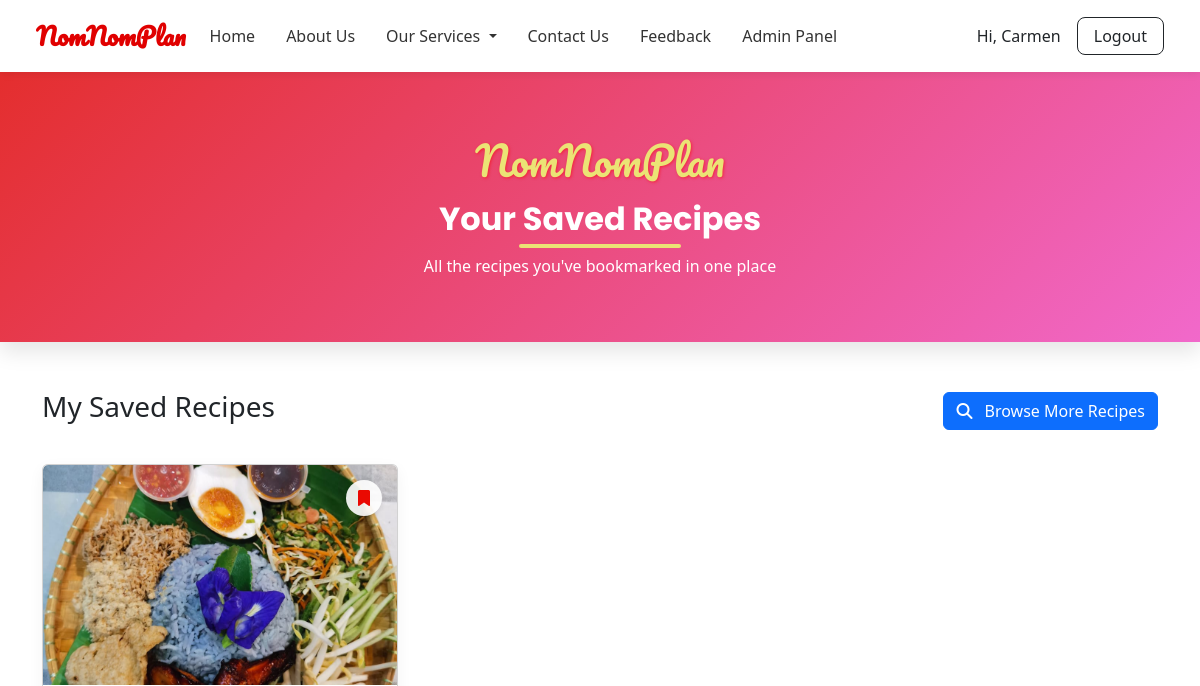
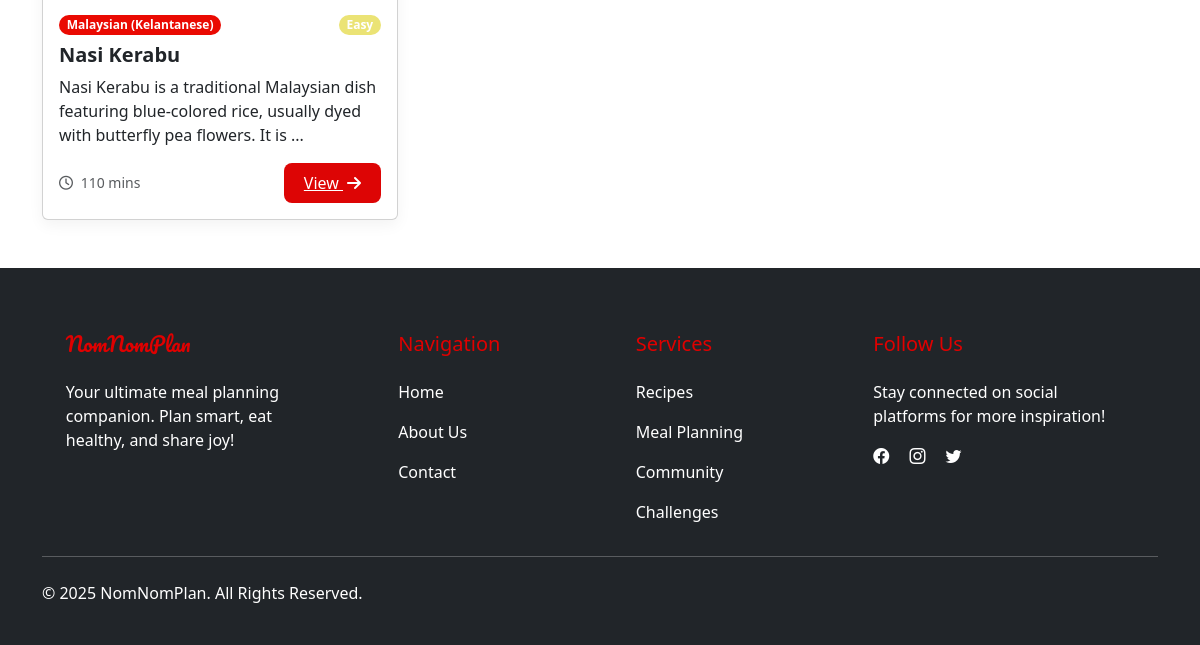
Page /recipe-modules/saved-recipes.php (signed in) on the earlier database version (2 pictures, top to bottom).
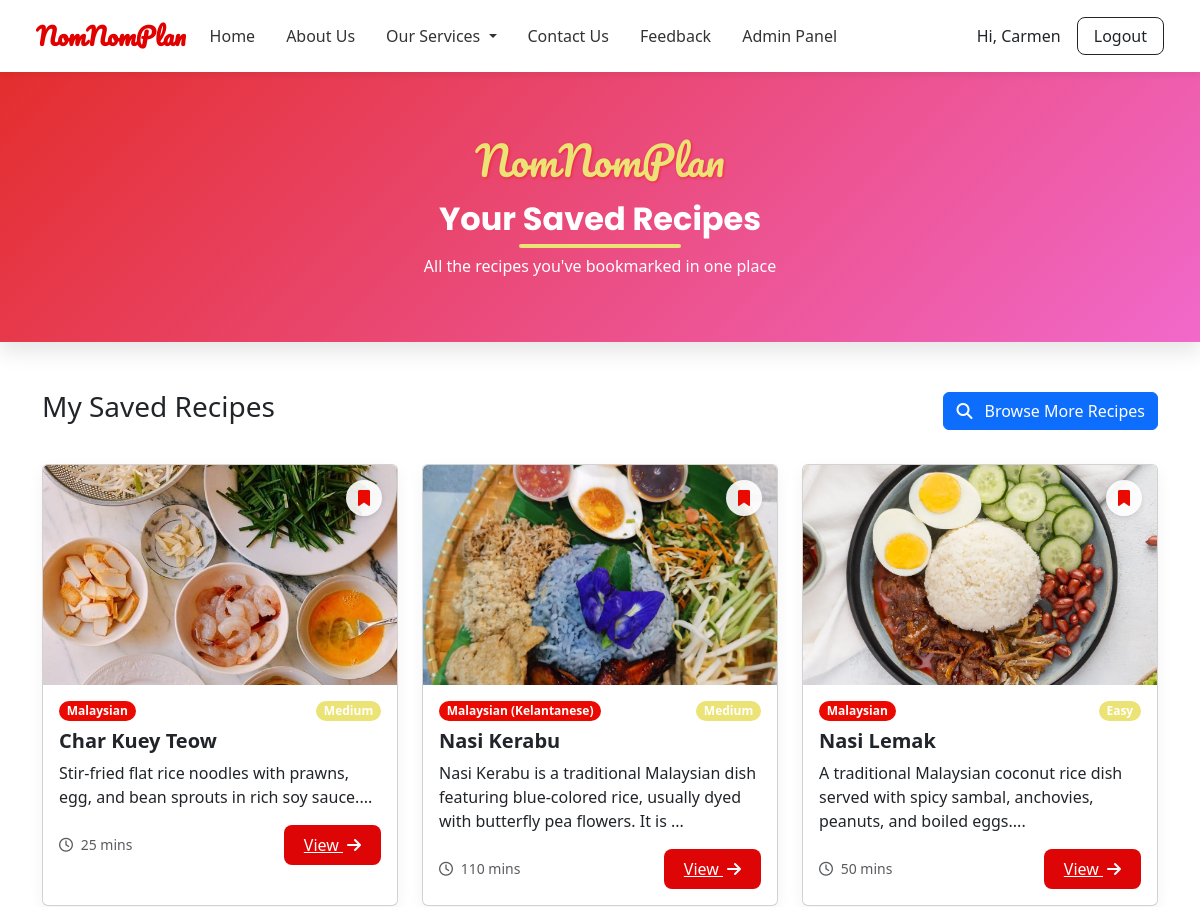
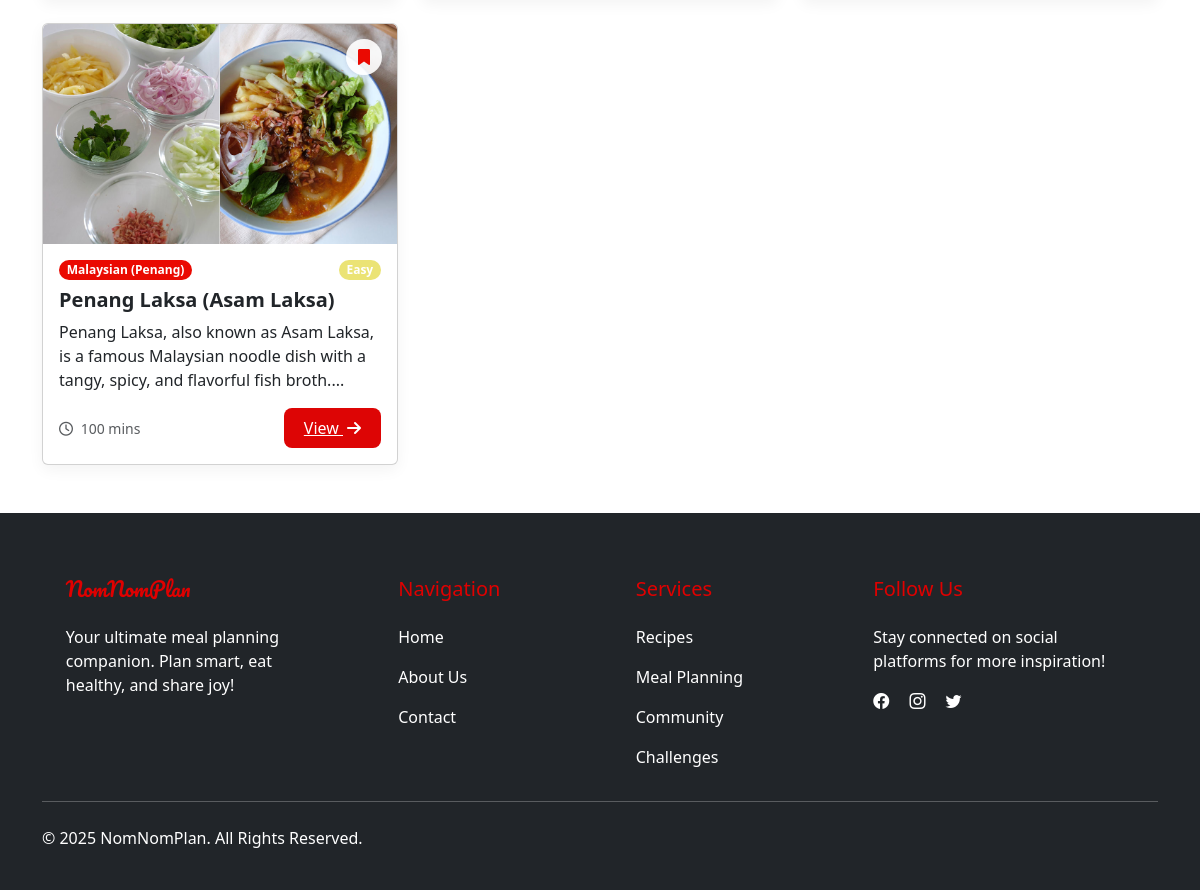
Same page on the later database version (2 pictures, top to bottom).
### tables this page shows
CREATE TABLE `recipes` (
  `id` int(11) NOT NULL,
  `title` varchar(255) NOT NULL,
  `description` text DEFAULT NULL,
  `ingredients` longtext DEFAULT NULL,
  `steps` longtext DEFAULT NULL,
  `cuisine` varchar(100) DEFAULT NULL,
  `prep_time` int(11) DEFAULT NULL,
  `cook_time` int(11) DEFAULT NULL,
  `total_time` int(11) DEFAULT NULL,
  `difficulty` enum('easy','medium','hard') DEFAULT NULL,
  `nutrition` longtext DEFAULT NULL,
  `status` enum('draft','pending','approved','rejected') DEFAULT 'pending',
  `is_public` tinyint(1) DEFAULT 1,
  `view_count` int(11) DEFAULT 0,
  `created_by` int(11) DEFAULT NULL,
  `created_at` timestamp NOT NULL DEFAULT current_timestamp(),
  `updated_at` timestamp NOT NULL DEFAULT current_timestamp() ON UPDATE current_timestamp(),
  `admin_note` text DEFAULT NULL,
  `image_url` varchar(255) DEFAULT NULL,
  `cooking_time` int(11) DEFAULT NULL,
  `difficulty_level` enum('easy','medium','hard') DEFAULT NULL
);

CREATE TABLE `recipe_images` (
  `id` int(11) NOT NULL,
  `recipe_id` int(11) DEFAULT NULL,
  `image_url` text DEFAULT NULL
);

### recipe-modules/saved-recipes.php (the view, shortened to what this page needs)
<?php
require_once '../includes/db.php';
$user_id = $_SESSION['user_id'];
$query = "SELECT r.* FROM recipes r
          JOIN saved_recipes sr ON r.id = sr.recipe_id
          WHERE sr.user_id = ? AND r.is_public = 1 AND r.status = 'approved'
          ORDER BY r.title ASC";
$stmt = $conn->prepare($query);
$stmt->bind_param("i", $user_id);
$stmt->execute();
$saved_recipes = $stmt->get_result();
?>
<!DOCTYPE html>
<html lang="en">
<head>
  <link href="https://cdn.jsdelivr.net/npm/bootstrap@5.3.2/dist/css/bootstrap.min.css" rel="stylesheet">
  <link rel="stylesheet" href="https://cdnjs.cloudflare.com/ajax/libs/font-awesome/6.4.0/css/all.min.css">
</head>
<body>
<?php include '../navbar.php'; ?>
<div class="hero-section">
  <div class="container text-center">
    <h1 class="logo mb-3">NomNomPlan</h1>
    <h2 class="page-title">Your Saved Recipes</h2>
    <p class="text-white">All the recipes you've bookmarked in one place</p>
  </div>
</div>
<div class="container mb-5">
  <div class="section-header">
    <h3>My Saved Recipes</h3>
    <div>
      <a href="list-recipes.php" class="btn btn-primary">
        <i class="fas fa-search me-2"></i> Browse More Recipes
      </a>
    </div>
  </div>
  <div class="row row-cols-1 row-cols-md-2 row-cols-lg-3 g-4">
    <?php if ($saved_recipes->num_rows > 0): ?>
      <?php while ($recipe = $saved_recipes->fetch_assoc()): ?>
        <div class="col">
          <div class="recipe-card card h-100">
            <?php
              $imgStmt = $conn->prepare("SELECT image_url FROM recipe_images WHERE recipe_id = ? LIMIT 1");
              $imgStmt->bind_param("i", $recipe['id']);
              $imgStmt->execute();
              $imgResult = $imgStmt->get_result()->fetch_assoc();
              $imageUrl = $imgResult && !empty($imgResult['image_url'])
                ? '/MEAL-PLANNER-APP/' . ltrim($imgResult['image_url'], '/')
                : '/MEAL-PLANNER-APP/assets/no-image.jpg';
            ?>
            <img src="<?= $imageUrl ?>" class="card-img-top" alt="<?= htmlspecialchars($recipe['title']) ?>">
            <button class="remove-saved-btn" data-recipe-id="<?= $recipe['id'] ?>" title="Remove from saved">
              <i class="fas fa-bookmark"></i>
            </button>
            <div class="card-body">
              <div class="d-flex justify-content-between align-items-start mb-2">
                <span class="badge badge-cuisine rounded-pill"><?= htmlspecialchars($recipe['cuisine']) ?></span>
                <span class="badge badge-difficulty rounded-pill"><?= ucfirst($recipe['difficulty']) ?></span>
              </div>
              <h5 class="card-title"><?= htmlspecialchars($recipe['title']) ?></h5>
              <p class="card-text"><?= htmlspecialchars(substr($recipe['description'], 0, 120)) ?>...</p>
              <div class="d-flex justify-content-between align-items-center mt-auto">
                <small class="text-muted"><i class="far fa-clock me-1"></i> <?= $recipe['prep_time'] + $recipe['cook_time'] ?> mins</small>
                <a href="view-recipe.php?id=<?= $recipe['id'] ?>" class="view-btn">
                  View <i class="fas fa-arrow-right ms-1"></i>
                </a>
              </div>
            </div>
          </div>
        </div>
      <?php endwhile; ?>
    <?php endif; ?>
  </div>
</div>
<?php include '../includes/footer.php'; ?>
</body>
</html>

Differences in the rows shown:
now on this page (row unchanged): recipes: recipe_images.image_url (picture), cuisine "Malaysian", difficulty "Medium", title "Char Kuey Teow", description "Stir-fried flat rice noodles with prawns, egg, and bean sprouts in rich soy sauce.", $recipe['prep_time'] + $recipe['cook_time'] "25"
changed recipes "Nasi Kerabu": difficulty "Easy" → "Medium"
now on this page (row unchanged): recipes: recipe_images.image_url (picture), cuisine "Malaysian", difficulty "Easy", title "Nasi Lemak", description "A traditional Malaysian coconut rice dish served with spicy sambal, anchovies, peanuts, and boiled eggs.", $recipe['prep_time'] + $recipe['cook_time'] "50"
now on this page (row unchanged): recipes: recipe_images.image_url (picture), cuisine "Malaysian (Penang)", difficulty "Easy", title "Penang Laksa (Asam Laksa)", description "Penang Laksa, also known as Asam Laksa, is a famous Malaysian noodle dish with a tangy, spicy, and flavorful fish broth.", $recipe['prep_time'] + $recipe['cook_time'] "100"
